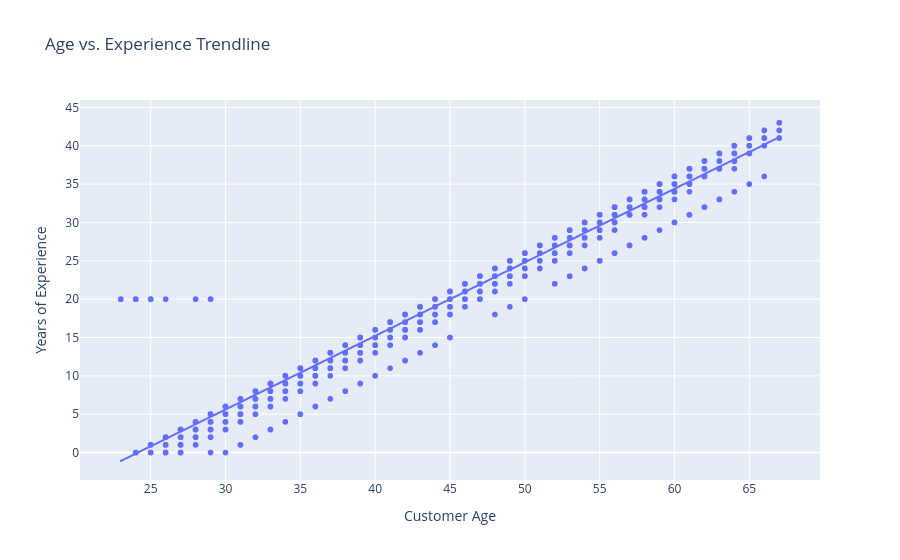

This figure's notebook cell:
### Code cell
fig_age_exp = px.scatter(
    df, 
    x='Age', 
    y='Experience', 
    trendline='ols',
    title='Age vs. Experience Trendline',
    labels={'Age': 'Customer Age', 'Experience': 'Years of Experience'}
)
fig_age_exp.show()

### Figure 1 — Plotly figure (JSON) as saved in the notebook; plotly's stock layout.template omitted (floating-point values rounded to 4 significant figures; data arrays with more than 128 entries replaced by an {"elided": "..."} marker saying what was removed)
{"data": [{"hovertemplate": "Customer Age=%{x}<br>Years of Experience=%{y}<extra></extra>", "legendgroup": "", "marker": {"color": "#636efa", "symbol": "circle"}, "mode": "markers", "name": "", "showlegend": false, "type": "scattergl", "x": {"elided": "5000 int values"}, "xaxis": "x", "y": {"elided": "5000 int values"}, "yaxis": "y"}, {"hovertemplate": "<b>OLS trendline</b><br>Experience = 0.959269 * Age + -23.1641<br>R<sup>2</sup>=0.954884<br><br>Customer Age=%{x}<br>Years of Experience=%{y} <b>(trend)</b><extra></extra>", "legendgroup": "", "marker": {"color": "#636efa", "symbol": "circle"}, "mode": "lines", "name": "", "showlegend": false, "type": "scattergl", "x": {"elided": "5000 int values"}, "xaxis": "x", "y": {"elided": "5000 float values"}, "yaxis": "y"}], "layout": {"legend": {"tracegroupgap": 0}, "title": {"text": "Age vs. Experience Trendline"}, "xaxis": {"anchor": "y", "domain": [0, 1], "title": {"text": "Customer Age"}}, "yaxis": {"anchor": "x", "domain": [0, 1], "title": {"text": "Years of Experience"}}}}
